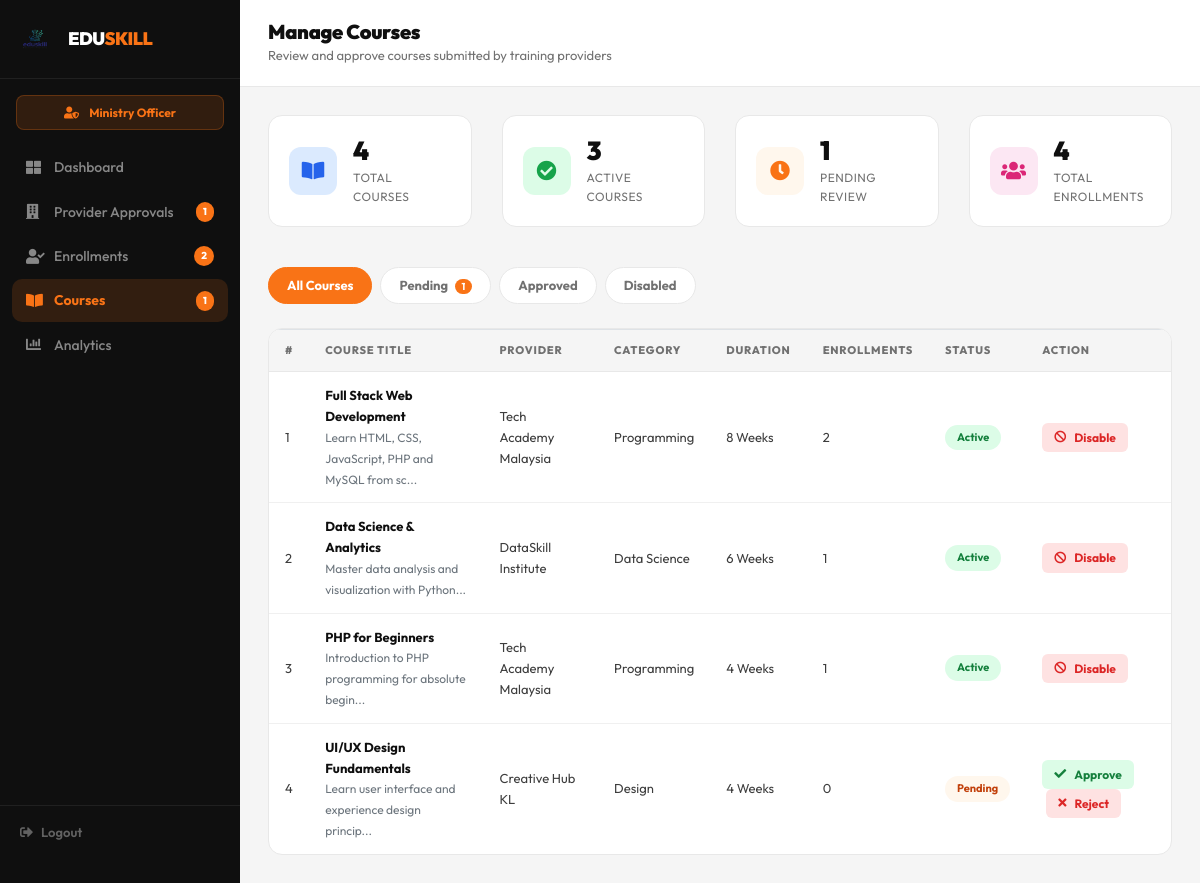
The app's page /admin/manage_courses.php (signed in) with its own data.
### tables this page shows
CREATE TABLE IF NOT EXISTS courses (
    id           INT AUTO_INCREMENT PRIMARY KEY,
    provider_id  INT NOT NULL,
    title        VARCHAR(200) NOT NULL,
    category     VARCHAR(100) NOT NULL,
    duration     VARCHAR(50) NOT NULL,
    description  TEXT,
    price        DECIMAL(10,2) DEFAULT 0.00,
    max_students INT DEFAULT 30,
    status       ENUM('pending','approved','rejected') DEFAULT 'pending',
    created_at   TIMESTAMP DEFAULT CURRENT_TIMESTAMP,
    FOREIGN KEY (provider_id) REFERENCES providers(id) ON DELETE CASCADE
);

CREATE TABLE IF NOT EXISTS providers (
    id          INT AUTO_INCREMENT PRIMARY KEY,
    org_name    VARCHAR(150) NOT NULL,
    email       VARCHAR(100) NOT NULL UNIQUE,
    phone       VARCHAR(20),
    address     VARCHAR(200),
    description TEXT,
    password    VARCHAR(255) NOT NULL,
    status      ENUM('pending','approved','rejected') DEFAULT 'pending',
    created_at  TIMESTAMP DEFAULT CURRENT_TIMESTAMP
);

### admin/manage_courses.php (the view, shortened to what this page needs)
<?php
require_once '../config/database.php';
$allowed_filters = ['all', 'pending', 'approved', 'rejected'];
$filter = isset($_GET['filter']) && in_array($_GET['filter'], $allowed_filters) ? $_GET['filter'] : 'all';
$where  = '';
$result = mysqli_query($conn, "
    SELECT c.*, p.org_name as provider,
    (SELECT COUNT(*) FROM enrollments WHERE course_id = c.id) as enroll_count
    FROM courses c
    JOIN providers p ON c.provider_id = p.id
    $where
    ORDER BY c.id ASC
");
$total_c    = mysqli_fetch_assoc(mysqli_query($conn, "SELECT COUNT(*) as c FROM courses"))['c'];
$approved_c = mysqli_fetch_assoc(mysqli_query($conn, "SELECT COUNT(*) as c FROM courses WHERE status='approved'"))['c'];
$pending_c  = mysqli_fetch_assoc(mysqli_query($conn, "SELECT COUNT(*) as c FROM courses WHERE status='pending'"))['c'];
$enrolls    = mysqli_fetch_assoc(mysqli_query($conn, "SELECT COUNT(*) as c FROM enrollments"))['c'];
?>
<!DOCTYPE html>
<html lang="en">
<head>
    <link rel="stylesheet" href="https://stackpath.bootstrapcdn.com/bootstrap/4.5.2/css/bootstrap.min.css">
    <link rel="stylesheet" href="https://cdnjs.cloudflare.com/ajax/libs/font-awesome/5.15.4/css/all.min.css">
    <link rel="stylesheet" href="../css/style.css">
    <link rel="stylesheet" href="../css/pasang.css">
</head>
<body class="dashboard-body">
<div class="dashboard-wrap">
    <?php include 'sidebar.php'; ?>
    <main class="dash-main">
        <div class="dash-topbar">
            <div>
                <h4 class="dash-page-title">Manage Courses</h4>
                <p class="dash-page-sub">Review and approve courses submitted by training providers</p>
            </div>
        </div>
        <div class="dash-content">
            <div class="row mb-4">
                <div class="col-6 col-lg-3 mb-3">
                    <div class="dstat-card">
                        <div class="dstat-icon dstat-icon-blue"><i class="fas fa-book-open"></i></div>
                        <div class="dstat-info"><h3><?php echo $total_c; ?></h3><p>Total Courses</p></div>
                    </div>
                </div>
                <div class="col-6 col-lg-3 mb-3">
                    <div class="dstat-card">
                        <div class="dstat-icon dstat-icon-green"><i class="fas fa-check-circle"></i></div>
                        <div class="dstat-info"><h3><?php echo $approved_c; ?></h3><p>Active Courses</p></div>
                    </div>
                </div>
                <div class="col-6 col-lg-3 mb-3">
                    <div class="dstat-card">
                        <div class="dstat-icon dstat-icon-orange"><i class="fas fa-clock"></i></div>
                        <div class="dstat-info"><h3><?php echo $pending_c; ?></h3><p>Pending Review</p></div>
                    </div>
                </div>
                <div class="col-6 col-lg-3 mb-3">
                    <div class="dstat-card">
                        <div class="dstat-icon dstat-icon-pink"><i class="fas fa-users"></i></div>
                        <div class="dstat-info"><h3><?php echo $enrolls; ?></h3><p>Total Enrollments</p></div>
                    </div>
                </div>
            </div>
            <div class="filter-tabs mb-4">
                <a href="?filter=all"      class="ftab <?php echo $filter === 'all'      ? 'active' : ''; ?>">All Courses</a>
                <a href="?filter=pending"  class="ftab <?php echo $filter === 'pending'  ? 'active' : ''; ?>">
                    Pending
                    <?php if ($pending_c > 0): ?>
                        <span class="ftab-count"><?php echo $pending_c; ?></span>
                    <?php endif; ?>
                </a>
                <a href="?filter=approved" class="ftab <?php echo $filter === 'approved' ? 'active' : ''; ?>">Approved</a>
                <a href="?filter=rejected" class="ftab <?php echo $filter === 'rejected' ? 'active' : ''; ?>">Disabled</a>
            </div>
            <div class="dash-card">
                <div class="dash-table-wrap">
                    <table class="table dash-table">
                        <thead>
                            <tr>
                                <th>#</th>
                                <th>Course Title</th>
                                <th>Provider</th>
                                <th>Category</th>
                                <th>Duration</th>
                                <th>Enrollments</th>
                                <th>Status</th>
                                <th>Action</th>
                            </tr>
                        </thead>
                        <tbody>
                            <?php while ($c = mysqli_fetch_assoc($result)): ?>
                            <tr>
                                <td><?php echo $c['id']; ?></td>
                                <td>
                                    <strong><?php echo htmlspecialchars($c['title']); ?></strong>
                                    <?php if (!empty($c['description'])): ?>
                                    <br><small class="text-muted"><?php echo htmlspecialchars(substr($c['description'], 0, 50)); ?>...</small>
                                    <?php endif; ?>
                                </td>
                                <td><?php echo htmlspecialchars($c['provider']); ?></td>
                                <td><?php echo htmlspecialchars($c['category']); ?></td>
                                <td><?php echo htmlspecialchars($c['duration']); ?></td>
                                <td><?php echo $c['enroll_count']; ?></td>
                                <td>
                                    <?php if ($c['status'] === 'approved'): ?>
                                        <span class="status-approved">Active</span>
                                    <?php elseif ($c['status'] === 'pending'): ?>
                                        <span class="status-pending">Pending</span>
                                    <?php else: ?>
                                        <span class="status-rejected">Disabled</span>
                                    <?php endif; ?>
                                </td>
                                <td>
                                    <?php if ($c['status'] === 'pending'): ?>
                                        <a href="?action=approve&id=<?php echo $c['id']; ?>&filter=<?php echo $filter; ?>"
                                           class="btn-approve"
                                           onclick="return confirm('Approve this course?')">
                                            <i class="fas fa-check mr-1"></i>Approve
                                        </a>
                                        <a href="?action=disable&id=<?php echo $c['id']; ?>&filter=<?php echo $filter; ?>"
                                           class="btn-reject ml-1"
                                           onclick="return confirm('Reject this course?')">
                                            <i class="fas fa-times mr-1"></i>Reject
                                        </a>
                                    <?php elseif ($c['status'] === 'approved'): ?>
                                        <a href="?action=disable&id=<?php echo $c['id']; ?>&filter=<?php echo $filter; ?>"
                                           class="btn-reject"
                                           onclick="return confirm('Disable this course?')">
                                            <i class="fas fa-ban mr-1"></i>Disable
                                        </a>
                                    <?php endif; ?>
                                </td>
                            </tr>
                            <?php endwhile; ?>
                        </tbody>
                    </table>
                </div>
            </div>
        </div>
    </main>
</div>
</body>
</html>

### css/style.css (style rules this page uses)
:root { --orange: #f97316; --orange-dk: #ea580c; --orange-lt: #fff7ed; --orange-mid: #fed7aa; --black: #0f0f0f; --dark: #1a1a1a; --text: #3d3d3d; --muted: #717171; --border: #e8e8e8; --bg: #fafafa; --white: #ffffff; --green: #16a34a; --green-lt: #dcfce7; --blue: #2563eb; --blue-lt: #dbeafe; --purple: #7c3aed; --purple-lt: #ede9fe; --pink: #db2777; --pink-lt: #fce7f3; --teal: #0f766e; --teal-lt: #ccfbf1; --nav-h: 72px; --radius: 14px; --radius-lg: 20px; --radius-xl: 28px; --shadow: 0 2px 8px rgba(0,0,0,0.06), 0 1px 2px rgba(0,0,0,0.04); --shadow-md: 0 8px 24px rgba(0,0,0,0.08), 0 2px 8px rgba(0,0,0,0.04); --shadow-lg: 0 20px 48px rgba(0,0,0,0.10); }
* { margin: 0; padding: 0; box-sizing: border-box; }
body { font-family: 'Open Sans', sans-serif; }
h1, h2, h3 { font-family: 'Roboto', sans-serif; }
body { font-family: 'Outfit', sans-serif; color: var(--text); background: var(--white); padding-top: var(--nav-h); font-size: 16px; line-height: 1.6; -webkit-font-smoothing: antialiased; }
h1, h2, h3, h4, h5, h6 { font-family: 'Outfit', sans-serif; color: var(--black); line-height: 1.15; font-weight: 800; }
a { text-decoration: none; color: inherit; }

### records on screen
courses: id "1", title "Full Stack Web Development", description "Learn HTML, CSS, JavaScript, PHP and MySQL from sc", provider.org_name "Tech Academy Malaysia", category "Programming", duration "8 Weeks", enroll_count "2", status "Active"
courses: id "2", title "Data Science & Analytics", description "Master data analysis and visualization with Python", provider.org_name "DataSkill Institute", category "Data Science", duration "6 Weeks", enroll_count "1", status "Active"
courses: id "3", title "PHP for Beginners", description "Introduction to PHP programming for absolute begin", provider.org_name "Tech Academy Malaysia", category "Programming", duration "4 Weeks", enroll_count "1", status "Active"
courses: id "4", title "UI/UX Design Fundamentals", description "Learn user interface and experience design princip", provider.org_name "Creative Hub KL", category "Design", duration "4 Weeks", enroll_count "0", status "Pending"

### other values on screen
$pending_providers "1"
$pending_enrollments "2"
$pending_courses "1"
$total_c "4"
$approved_c "3"
$pending_c "1"
$enrolls "4"
